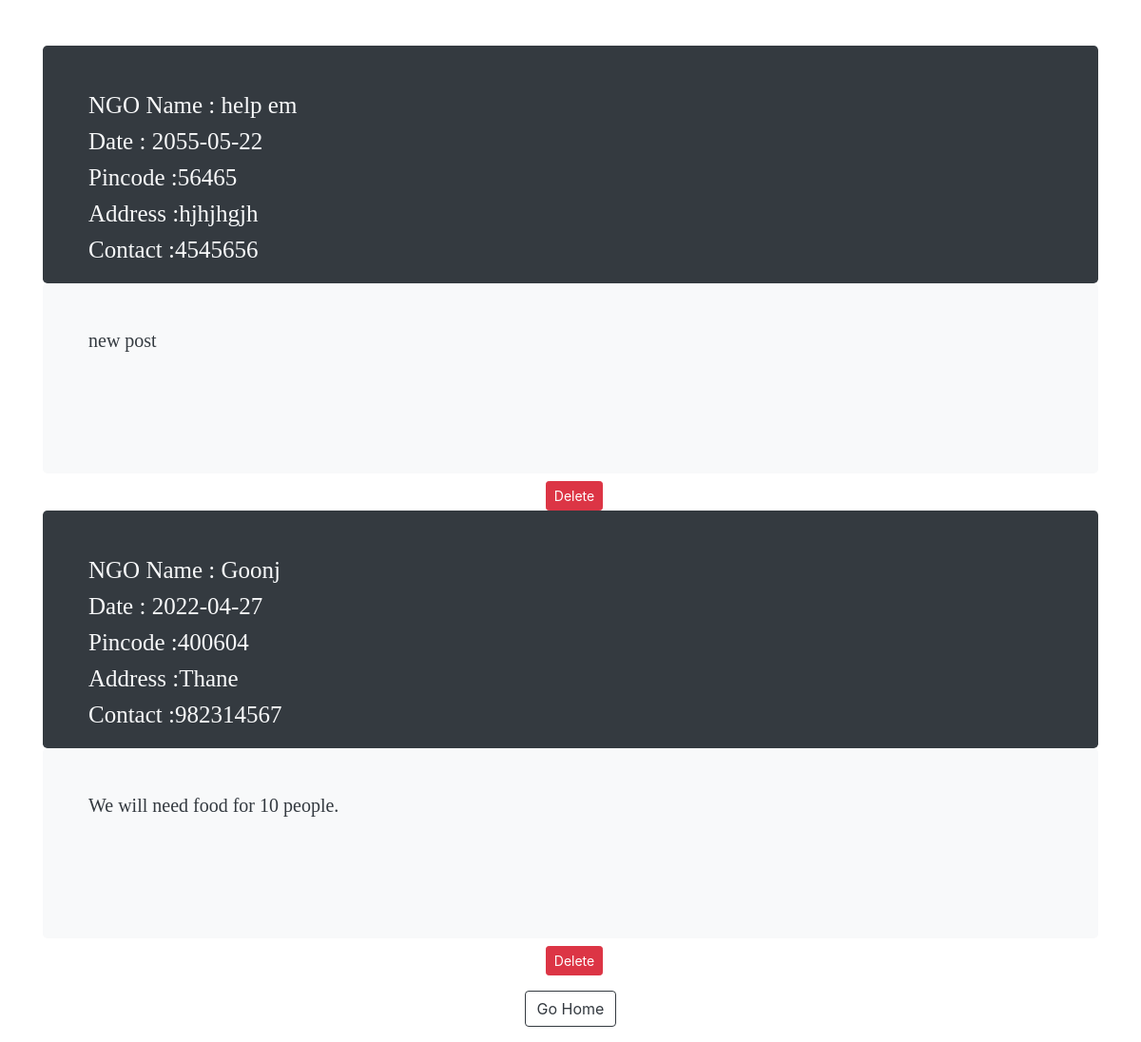
Page /ngo_view.php on the committed database.
### tables this page shows
CREATE TABLE `ngodata` (
  `id` int(11) NOT NULL,
  `username` text NOT NULL,
  `ngoname` varchar(50) NOT NULL,
  `datep` date DEFAULT NULL,
  `pin` int(10) NOT NULL,
  `address` text NOT NULL,
  `contact` int(50) NOT NULL,
  `post` text NOT NULL
);

### ngo_logic.php (called while the page is built, shortened)
<?php
    $conn = mysqli_connect("localhost:3308", "root", "", "foodpost");
    $sql = "SELECT * FROM ngodata";
    $query = mysqli_query($conn, $sql);
?>

### ngo_view.php (the view, shortened to what this page needs)
<?php
    include "ngo_logic.php";
?>
<!DOCTYPE html>
<html lang="en">
<head>
    <link rel="stylesheet" href="https://stackpath.bootstrapcdn.com/bootstrap/4.5.2/css/bootstrap.min.css">
    <link rel="stylesheet" type="text/css" href="ngo_view1.css">
</head>
<body id="ngoview">
   <div class="container mt-5">
        <?php foreach($query as $q){?>
          <div class="pv bg-dark p-5 rounded-lg text-light text-center">
                <h1 class="restname">NGO Name : <?php echo $q['ngoname'];?></h1>
                 <h1 class="dat">Date : <?php echo $q['datep'];?></h1>
                 <h1 class="pincode">Pincode :<?php echo $q['pin'];?></h1>
                 <h1 class="address">Address :<?php echo $q['address'];?></h1>
                <h1 class="contact">Contact :<?php echo $q['contact'];?></h1>
            </div>
            <div class="pd bg-light p-5 rounded-lg text-dark text-center">
                                <h1 class="postdata"><?php echo $q['post'];?></h1>
            </div>
                <div class="d-flex mt-2 justify-content-center align-items-center">
                    <form method="POST">
                        <button class="btn btn-danger btn-sm ml-2" name="delete">Delete</button>
                    </form>
                </div>
        <?php } ?>
        <div class="text-center">
                    <a href="NGO_home.php" class="btn btn-outline-dark my-3" >Go Home</a>
        </div>
   </div>
</body>
</html>

### ngo_view1.css (style rules this page uses)
.pv { text-align: center; font-family: plane; height: 250px; }
.pd { height: 200px; }
h1.restname { font-size: 25px; text-align: left; }
h1.dat { font-size: 25px; text-align: left; text-align: left; }
h1.pincode { font-size: 25px; text-align: left; }
h1.address { font-size: 25px; text-align: left; }
h1.contact { font-size: 25px; text-align: left; }
h1.postdata { font-family: oldtown; font-size: 20px; text-align: left; }

### rows in the picture
ngodata: ngoname "help em", datep "2055-05-22", pin "56465", address "hjhjhgjh", contact "4545656", post "new post"
ngodata: ngoname "Goonj", datep "2022-04-27", pin "400604", address "Thane", contact "982314567", post "We will need food for 10 people."
